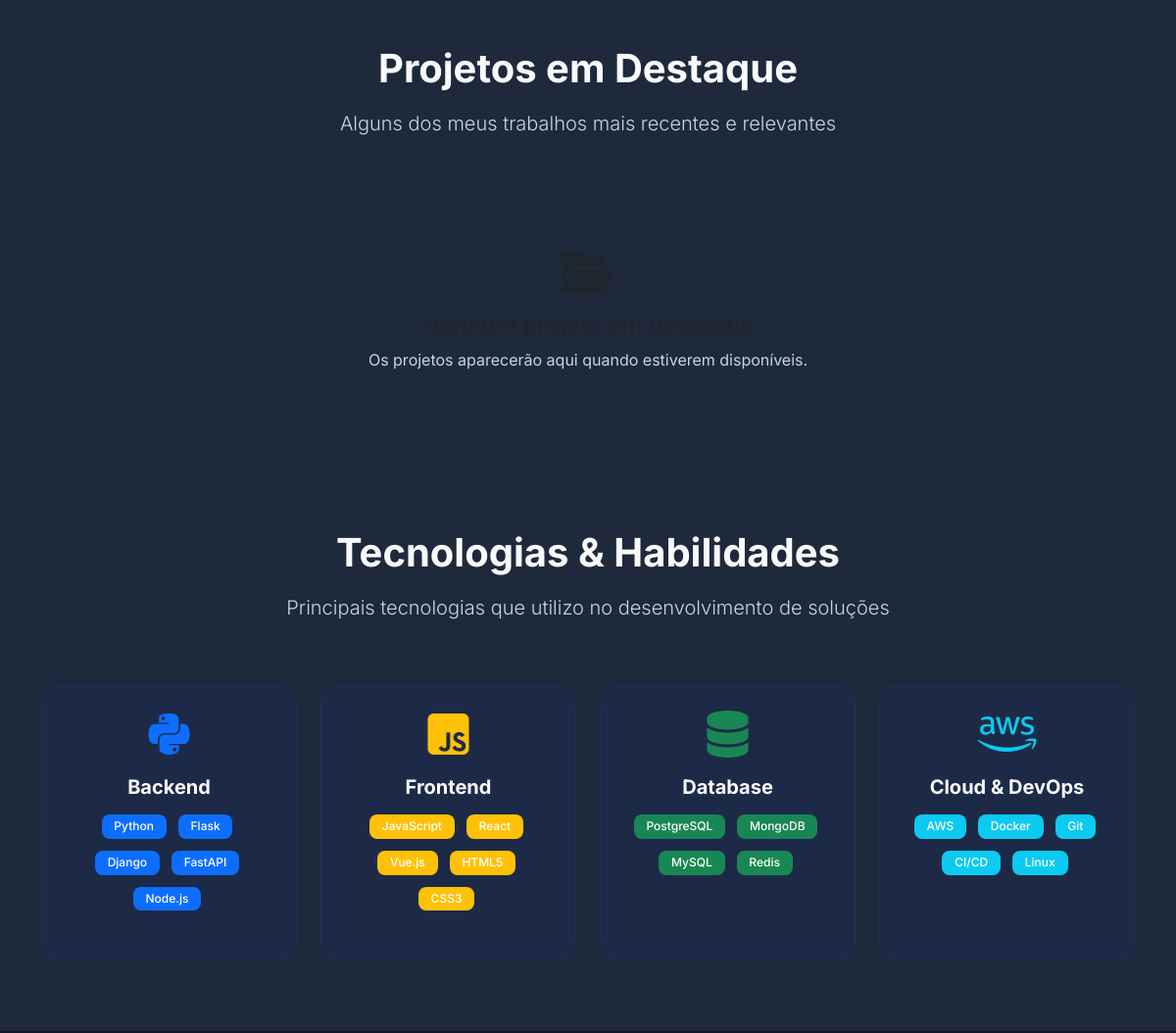
Before: / (middle part) with the older database file.
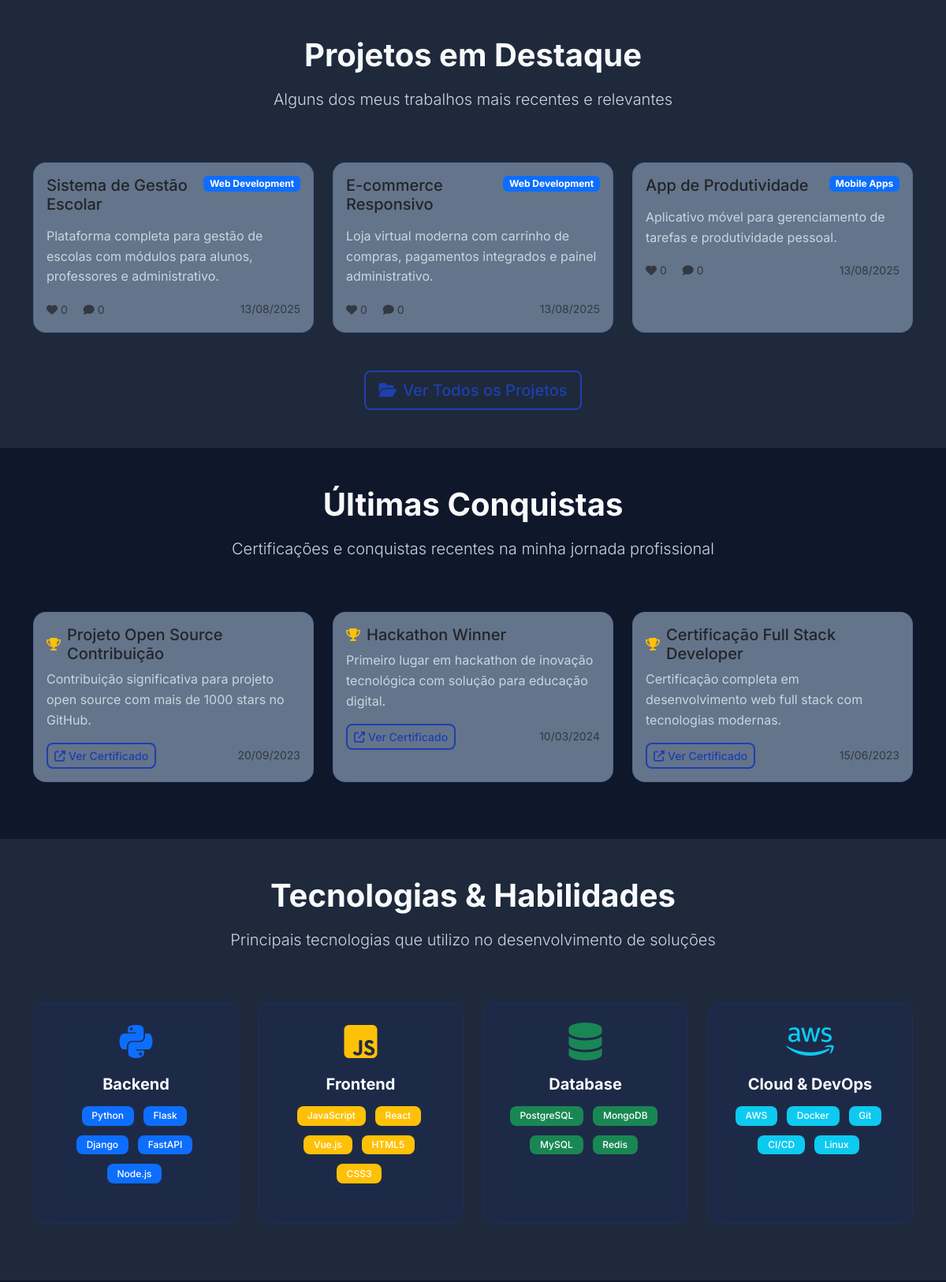
After: the same page with the newer database file.
### models.py (models this page shows, shortened)
class Project(db.Model):
    __tablename__ = 'projects'
    id = db.Column(db.Integer, primary_key=True)
    title = db.Column(db.String(200), nullable=False)
    description = db.Column(db.Text, nullable=False)
    content = db.Column(db.Text)
    image_url = db.Column(db.String(300))
    video_url = db.Column(db.String(300))
    project_url = db.Column(db.String(300))
    github_url = db.Column(db.String(300))
    is_published = db.Column(db.Boolean, default=False)
    is_featured = db.Column(db.Boolean, default=False)
    created_at = db.Column(db.DateTime, default=datetime.utcnow)
    updated_at = db.Column(db.DateTime, default=datetime.utcnow, onupdate=datetime.utcnow)
    category_id = db.Column(db.Integer, db.ForeignKey('categories.id'))
    tags = db.relationship('Tag', secondary=project_tags, lazy='subquery',
                          backref=db.backref('projects', lazy=True))
    comments = db.relationship('Comment', backref='project', lazy=True, cascade='all, delete-orphan')
    likes = db.relationship('Like', backref='project', lazy=True, cascade='all, delete-orphan')
    @property
    def likes_count(self):
        return len(self.likes)
    @property
    def comments_count(self):
        return len(self.comments)

class Category(db.Model):
    __tablename__ = 'categories'
    id = db.Column(db.Integer, primary_key=True)
    name = db.Column(db.String(50), unique=True, nullable=False)
    description = db.Column(db.String(200))
    color = db.Column(db.String(7), default='#1e40af')  # Default dark blue
    projects = db.relationship('Project', backref='category', lazy=True)

class Achievement(db.Model):
    __tablename__ = 'achievements'
    id = db.Column(db.Integer, primary_key=True)
    title = db.Column(db.String(200), nullable=False)
    description = db.Column(db.Text, nullable=False)
    image_url = db.Column(db.String(300))
    certificate_url = db.Column(db.String(300))
    issuer = db.Column(db.String(100))
    date_achieved = db.Column(db.Date)
    is_published = db.Column(db.Boolean, default=False)
    created_at = db.Column(db.DateTime, default=datetime.utcnow)

### routes.py (the view)
@main_bp.route('/')
def index():
    featured_projects = Project.query.filter_by(is_published=True, is_featured=True).limit(6).all()
    if not featured_projects:
        featured_projects = Project.query.filter_by(is_published=True).order_by(desc(Project.created_at)).limit(6).all()
    latest_achievements = Achievement.query.filter_by(is_published=True).order_by(desc(Achievement.created_at)).limit(3).all()
    total_projects = max(Project.query.filter_by(is_published=True).count(), 5)
    total_achievements = max(Achievement.query.filter_by(is_published=True).count(), 3)
    total_likes = max(Like.query.count(), 12)
    return render_template('index.html',
                         featured_projects=featured_projects,
                         latest_achievements=latest_achievements,
                         stats={'projects': total_projects, 'achievements': total_achievements, 'likes': total_likes})

### routes.py (called while the page is built)
@main_bp.app_template_filter('format_date')
def format_date_filter(date):
    return format_date(date)

@main_bp.app_template_filter('truncate')
def truncate_filter(text, length=150):
    return truncate_text(text, length)

### utils.py (called while the page is built)
def format_date(date_obj):
    if not date_obj:
        return ""
    return date_obj.strftime("%d/%m/%Y")

def truncate_text(text, max_length=150):
    if not text:
        return ""
    if len(text) <= max_length:
        return text
    return text[:max_length].rsplit(' ', 1)[0] + '...'

### templates/index.html (shortened to what the changed rows need)
{% extends "base.html" %}
{% block content %}
<section class="py-5 bg-dark-secondary">
    <div class="container">
        <div class="row">
            <div class="col-lg-8 mx-auto text-center mb-5" data-aos="fade-up">
                <h2 class="display-6 fw-bold mb-3">Projetos em Destaque</h2>
            </div>
        </div>
        {% if featured_projects %}
        <div class="row">
            {% for project in featured_projects %}
            <div class="col-lg-4 col-md-6 mb-4" data-aos="fade-up" data-aos-delay="{{ loop.index0 * 100 }}">
                <div class="project-card card h-100">
                    <div class="card-body">
                        <div class="d-flex justify-content-between align-items-start mb-2">
                            <h5 class="card-title">{{ project.title }}</h5>
                            {% if project.category %}
                            <span class="badge bg-primary">{{ project.category.name }}</span>
                            {% endif %}
                        </div>
                        <p class="card-text text-light-gray">
                            {{ project.description|truncate(120) }}
                        </p>
                        <div class="d-flex justify-content-between align-items-center">
                            <div class="project-stats">
                                <small class="text-muted me-3">
                                    <i class="fas fa-heart me-1"></i>{{ project.likes_count }}
                                </small>
                                <small class="text-muted">
                                    <i class="fas fa-comment me-1"></i>{{ project.comments_count }}
                                </small>
                            </div>
                            <small class="text-muted">{{ project.created_at|format_date }}</small>
                        </div>
                    </div>
                </div>
            </div>
            {% endfor %}
        </div>
        <div class="text-center mt-4" data-aos="fade-up">
            <a href="{{ url_for('main.projects') }}" class="btn btn-outline-primary btn-lg">
                <i class="fas fa-folder-open me-2"></i>Ver Todos os Projetos
            </a>
        </div>
        {% else %}
        <div class="text-center py-5" data-aos="fade-up">
            <i class="fas fa-folder-open fa-3x text-muted mb-3"></i>
            <h4 class="text-muted">Nenhum projeto em destaque</h4>
            <p class="text-light-gray">Os projetos aparecerão aqui quando estiverem disponíveis.</p>
        </div>
        {% endif %}
    </div>
</section>
{% if latest_achievements %}
<section class="py-5">
    <div class="container">
        <div class="row">
            <div class="col-lg-8 mx-auto text-center mb-5" data-aos="fade-up">
                <h2 class="display-6 fw-bold mb-3">Últimas Conquistas</h2>
                <p class="lead text-light-gray">
                    Certificações e conquistas recentes na minha jornada profissional
                </p>
            </div>
        </div>
        <div class="row">
            {% for achievement in latest_achievements %}
            <div class="col-lg-4 col-md-6 mb-4" data-aos="fade-up" data-aos-delay="{{ loop.index0 * 100 }}">
                <div class="achievement-card card h-100">
                    <div class="card-body">
                        <div class="d-flex align-items-center mb-2">
                            <i class="fas fa-trophy text-warning me-2"></i>
                            <h5 class="card-title mb-0">{{ achievement.title }}</h5>
                        </div>
                        <p class="card-text text-light-gray">
                            {{ achievement.description|truncate(150) }}
                        </p>
                        <div class="d-flex justify-content-between align-items-center">
                            {% if achievement.certificate_url %}
                            <a href="{{ achievement.certificate_url }}" target="_blank"
                               class="btn btn-outline-primary btn-sm">
                                <i class="fas fa-external-link-alt me-1"></i>Ver Certificado
                            </a>
                            {% endif %}
                            {% if achievement.date_achieved %}
                            <small class="text-muted">{{ achievement.date_achieved|format_date }}</small>
                            {% endif %}
                        </div>
                    </div>
                </div>
            </div>
            {% endfor %}
        </div>
    </div>
</section>
{% endif %}
<section class="py-5 bg-dark-secondary">
    <div class="container">
        <div class="row">
            <div class="col-lg-8 mx-auto text-center mb-5" data-aos="fade-up">
                <h2 class="display-6 fw-bold mb-3">Tecnologias & Habilidades</h2>
            </div>
        </div>
    </div>
</section>
{% endblock %}

Changed rows visible on the page:
added Project: title "Sistema de Gestão Escolar", category.name "Web Development", description "Plataforma completa para gestão de escolas com módulos para alunos, professores e administrativo.", likes_count "0", comments_count "0", created_at "13/08/2025"
added Project: title "E-commerce Responsivo", category.name "Web Development", description "Loja virtual moderna com carrinho de compras, pagamentos integrados e painel administrativo.", likes_count "0", comments_count "0", created_at "13/08/2025"
added Project: title "App de Produtividade", category.name "Mobile Apps", description "Aplicativo móvel para gerenciamento de tarefas e produtividade pessoal.", likes_count "0", comments_count "0", created_at "13/08/2025"
added Achievement: title "Projeto Open Source Contribuição", description "Contribuição significativa para projeto open source com mais de 1000 stars no GitHub.", date_achieved "20/09/2023"
added Achievement: title "Hackathon Winner", description "Primeiro lugar em hackathon de inovação tecnológica com solução para educação digital.", date_achieved "10/03/2024"
added Achievement: title "Certificação Full Stack Developer", description "Certificação completa em desenvolvimento web full stack com tecnologias modernas.", date_achieved "15/06/2023"
Other visible differences:
text no longer shown: "Os projetos aparecerão aqui quando estiverem disponíveis."
text now shown: "Ver Todos os Projetos Últimas Conquistas Certificações e conquistas recentes na minha jornada profissional"
